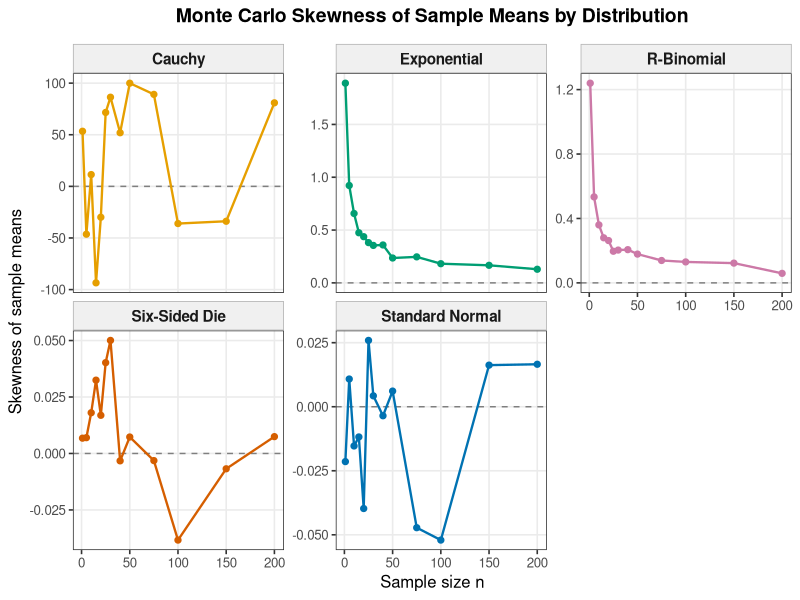
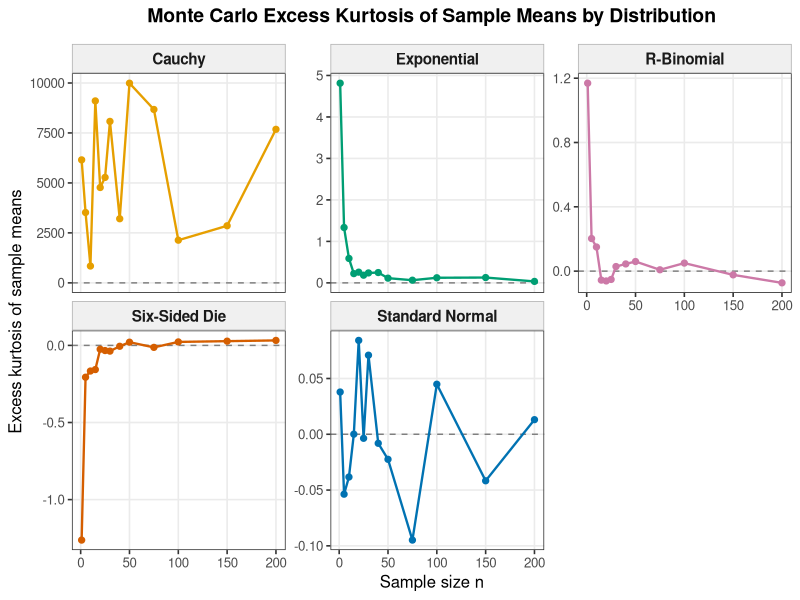
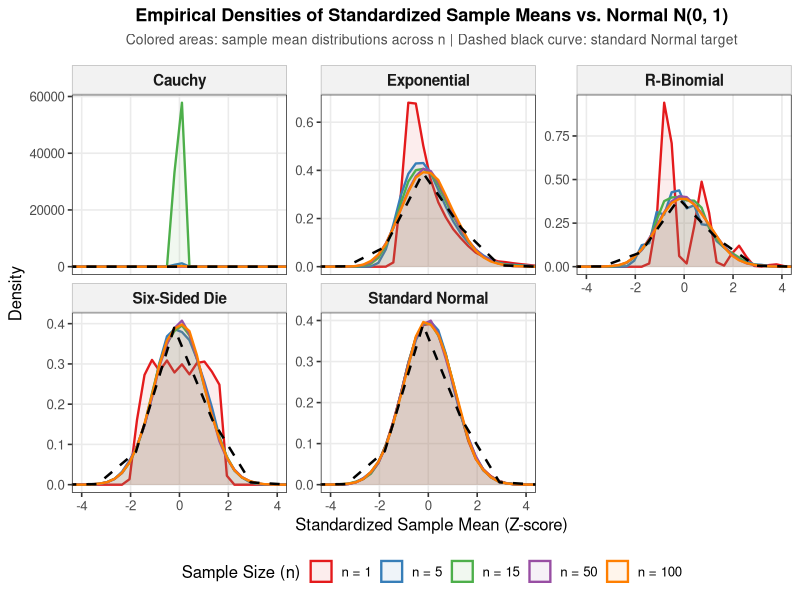
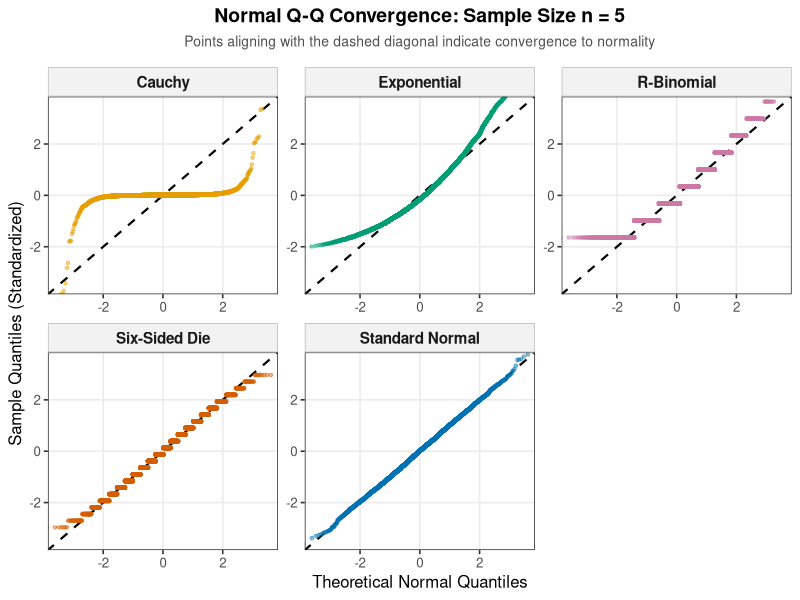
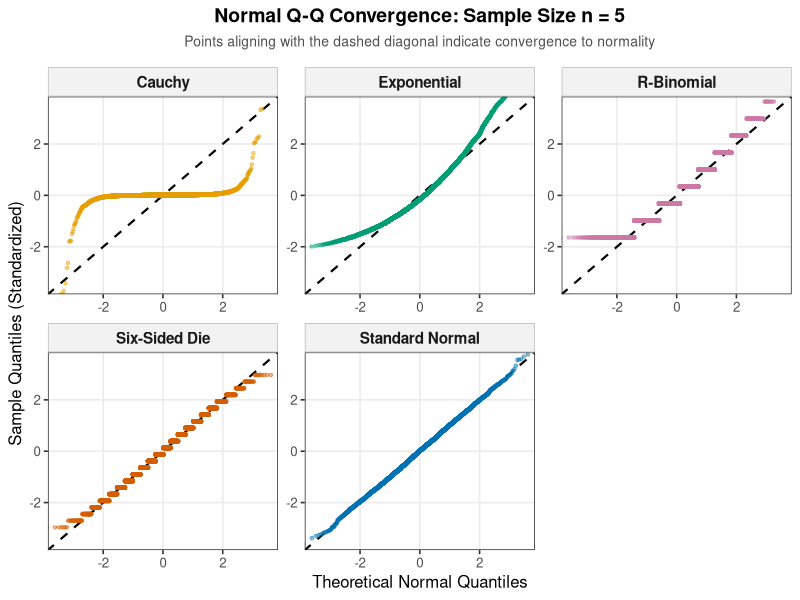
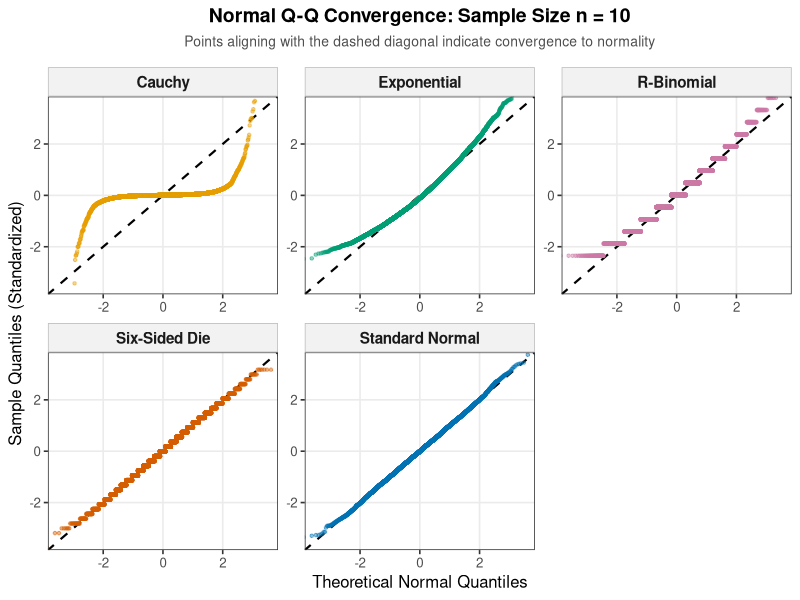
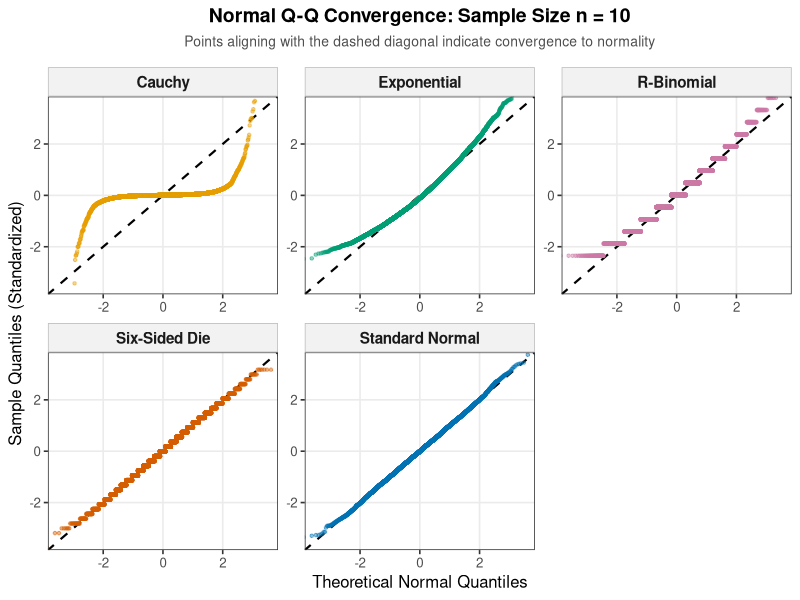
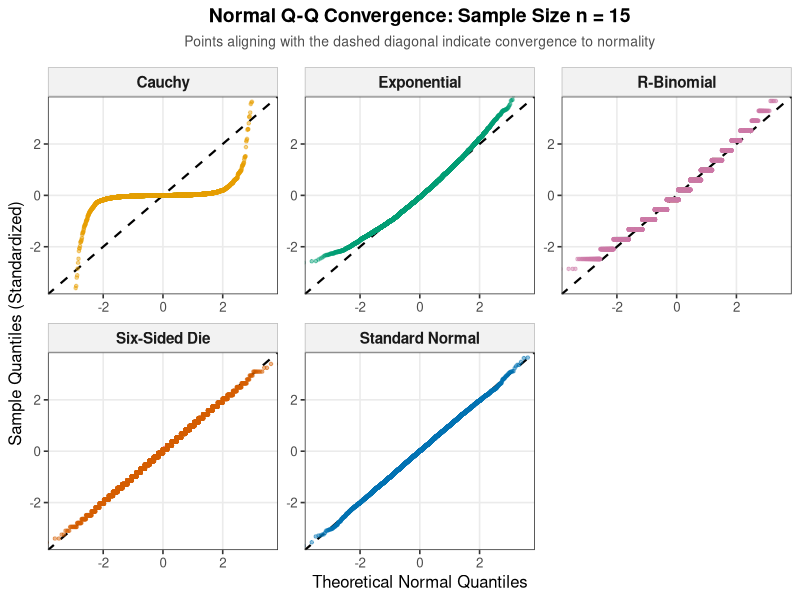

Generate these figures, in order, with R:
# Central Limit Theorem: skewness and kurtosis of sample means
#
# For each n, this script generates `B` independent samples of size n,
# calculates each sample mean, and then measures the shape of the resulting
# Monte Carlo distribution of sample means.
#
# The default settings are intended for a first run. Increase `B` and extend
# `n_values` after confirming that the script runs acceptably on your machine.
library(ggplot2)
library(dplyr)

set.seed(8676) #014118676 last 4 digits

# -----------------------------
# User-configurable settings
# -----------------------------
displays_plots <- TRUE
B <- 10000L
n_values <- c(1, 5, 10, 15, 20, 25, 30, 40, 50, 75, 100, 150, 200)

# Distribution parameters
binom_size <- 5L
exp_rate <- 1
binom_prob <- 0.10

output_dir <- file.path("..", "data", "all")

dir.create(output_dir, showWarnings = FALSE, recursive = TRUE)

# -----------------------------
# Moment calculations
# -----------------------------
# These are the moment-ratio definitions:
#   skewness = m3 / m2^(3/2)
#   excess kurtosis = m4 / m2^2 - 3
#
# The kurtosis plotted here is excess kurtosis, so a normal distribution has
# a target value of 0. Pearson kurtosis would be excess kurtosis + 3.
shape_statistics <- function(x) {
  center <- mean(x)
  deviations <- x - center
  m2 <- mean(deviations^2)
  m3 <- mean(deviations^3)
  m4 <- mean(deviations^4)
  
  if (!is.finite(m2) || m2 == 0) {
    return(c(skewness = NA_real_, excess_kurtosis = NA_real_))
  }
  
  c(
    skewness = m3 / m2^(3 / 2),
    excess_kurtosis = m4 / m2^2 - 3
  )
}

# -----------------------------
# Random sample generators
# -----------------------------
generators <- list(
  `Standard Normal` = function(size) {
    rnorm(size, mean = 0, sd = 1)
  },
  `Six-Sided Die` = function(size) {
    sample.int(6L, size = size, replace = TRUE)
  },
  Exponential = function(size) {
    rexp(size, rate = exp_rate)
  },
  `R-Binomial` = function(size) {
    rbinom(size, size = binom_size, prob = binom_prob)
  },
  Cauchy = function(size) {
    rcauchy(size, location = 0, scale = 1)
  }
)

# -----------------------------
# Monte Carlo simulation
# -----------------------------
simulate_distribution <- function(generator, distribution_name, n_values, B) {
  results <- vector("list", length(n_values))
  
  for (i in seq_along(n_values)) {
    n <- n_values[i]
    
    # Generate B samples of size n and calculate their means. A matrix keeps
    # the simulation vectorized while limiting memory use to one n at a time.
    observations <- generator(B * n)
    sample_matrix <- matrix(observations, nrow = B, ncol = n)
    sample_means <- rowMeans(sample_matrix)
    
    stats <- shape_statistics(sample_means)
    results[[i]] <- data.frame(
      distribution = distribution_name,
      n = n,
      skewness = unname(stats[["skewness"]]),
      excess_kurtosis = unname(stats[["excess_kurtosis"]])
    )
  }
  
  do.call(rbind, results)
}

simulation_results <- do.call(
  rbind,
  lapply(names(generators), function(distribution_name) {
    message("Simulating ", distribution_name)
    simulate_distribution(
      generator = generators[[distribution_name]],
      distribution_name = distribution_name,
      n_values = n_values,
      B = B
    )
  })
)

write.csv(
  simulation_results,
  file = file.path(output_dir, "shape_statistics.csv"),
  row.names = FALSE
)

saveRDS(
  simulation_results,
  file = file.path(output_dir, "shape_statistics.rds")
)

# -------------------------------------------------------------
# Theoretical vs. Empirical Convergence Analysis Table
# -------------------------------------------------------------
message("Computing theoretical vs. empirical metrics across sample sizes...")

# 1. Theoretical moments for each generator
theoretical_params <- list(
  `Standard Normal` = list(
    pop_shape = "Continuous, symmetric, bell-shaped",
    mu = 0,
    sigma = 1
  ),
  `Six-Sided Die` = list(
    pop_shape = "Discrete uniform on {1, 2, 3, 4, 5, 6}, symmetric",
    mu = 3.5,
    sigma = sqrt(35 / 12)
  ),
  `Exponential` = list(
    pop_shape = "Continuous, heavily right-skewed, strictly positive",
    mu = 1 / exp_rate,
    sigma = 1 / exp_rate
  ),
  `R-Binomial` = list(
    pop_shape = "Discrete, unimodal, moderately right-skewed (p = 0.3)",
    mu = binom_size * binom_prob,
    sigma = sqrt(binom_size * binom_prob * (1 - binom_prob))
  ),
  `Cauchy` = list(
    pop_shape = "Continuous, symmetric, extremely heavy-tailed",
    mu = NA_real_,
    sigma = NA_real_
  )
)

# 2. Compute empirical metrics and compare with theory
summary_rows <- list()

for (dist_name in names(generators)) {
  gen <- generators[[dist_name]]
  theo <- theoretical_params[[dist_name]]
  
  for (n_val in n_values) {
    # Generate B sample means
    obs <- gen(B * n_val)
    mat <- matrix(obs, nrow = B, ncol = n_val)
    means <- rowMeans(mat)
    
    # Empirical sample statistics
    sim_mean <- mean(means)
    sim_se <- sd(means)
    stats <- shape_statistics(means)
    
    # Theoretical standard error: SE = sigma / sqrt(n)
    theo_se <- if (is.finite(theo$sigma)) theo$sigma / sqrt(n_val) else NA_real_
    
    # Normality test: Shapiro-Wilk on a subsample (max 5,000 observations allowed)
    sub_sample <- sample(means, min(5000L, B))
    shapiro_res <- shapiro.test(sub_sample)
    
    summary_rows[[length(summary_rows) + 1]] <- data.frame(
      distribution     = dist_name,
      n                = n_val,
      pop_shape        = theo$pop_shape,
      theo_mean        = round(theo$mu, 4),
      sim_mean         = round(sim_mean, 4),
      mean_bias        = round(sim_mean - theo$mu, 4),
      theo_se          = round(theo_se, 4),
      sim_se           = round(sim_se, 4),
      se_ratio         = round(sim_se / theo_se, 4),
      skewness         = round(unname(stats[["skewness"]]), 4),
      excess_kurtosis  = round(unname(stats[["excess_kurtosis"]]), 4),
      shapiro_stat_W   = round(shapiro_res$statistic, 4),
      shapiro_p_value  = round(shapiro_res$p.value, 5),
      stringsAsFactors = FALSE
    )
  }
}

clt_summary_table <- do.call(rbind, summary_rows)

# Save full comparison table to disk
write.csv(
  clt_summary_table,
  file = file.path(output_dir, "clt_convergence_metrics_table.csv"),
  row.names = FALSE
)

message("Summary table written to: ", file.path(output_dir, "clt_convergence_metrics_table.csv"))

# -----------------------------
# Graphs (ggplot2 Faceted 2x3 Grid: Skewness & Kurtosis)
# -----------------------------
plot_shape_facet <- function(data, statistic, y_label, main_title) {
  ggplot(data, aes(x = n, y = .data[[statistic]], color = distribution)) +
    # Reference target line at 0 for normal convergence
    geom_hline(yintercept = 0, linetype = "dashed", color = "gray50", linewidth = 0.5) +
    # Trajectory lines and points
    geom_line(linewidth = 0.8) +
    geom_point(size = 1.8) +
    # 2 rows x 3 columns with parametric y-scales per panel
    facet_wrap(~ distribution, nrow = 2, ncol = 3, scales = "free_y") +
    scale_color_manual(values = c(
      "Standard Normal" = "#0072B2",
      "Six-Sided Die"   = "#D55E00",
      "Exponential"     = "#009E73",
      "R-Binomial"      = "#CC79A7",
      "Cauchy"          = "#E69F00"
    )) +
    labs(
      title = main_title,
      x = "Sample size n",
      y = y_label
    ) +
    theme_bw(base_size = 12) +
    theme(
      legend.position = "none",
      plot.title = element_text(face = "bold", size = 14, hjust = 0.5, margin = margin(b = 12)),
      strip.text = element_text(face = "bold", size = 11),
      strip.background = element_rect(fill = "gray94", color = "gray70"),
      panel.grid.minor = element_blank()
    )
}

# 1. Build shape plots
p_skewness <- plot_shape_facet(
  data = simulation_results,
  statistic = "skewness",
  y_label = "Skewness of sample means",
  main_title = "Monte Carlo Skewness of Sample Means by Distribution"
)

p_kurtosis <- plot_shape_facet(
  data = simulation_results,
  statistic = "excess_kurtosis",
  y_label = "Excess kurtosis of sample means",
  main_title = "Monte Carlo Excess Kurtosis of Sample Means by Distribution"
)

# 2. Display on screen (if enabled in settings)
if (isTRUE(displays_plots)) {
  print(p_skewness)
  print(p_kurtosis)
}

# 3. Export PNG files (2x3 grid per metric)
ggsave(
  filename = file.path(output_dir, "skewness_by_n.png"),
  plot = p_skewness,
  width = 12,
  height = 8,
  dpi = 200
)

ggsave(
  filename = file.path(output_dir, "excess_kurtosis_by_n.png"),
  plot = p_kurtosis,
  width = 12,
  height = 8,
  dpi = 200
)

# 4. Export combined PDF (Page 1 = Skewness, Page 2 = Kurtosis)
pdf(file.path(output_dir, "shape_statistics_by_n.pdf"), width = 12, height = 8)
print(p_skewness)
print(p_kurtosis)
dev.off()

# ---------------------------------------------------
# Additional Graph: Standardized Density vs N(0,1)
# ---------------------------------------------------
message("Generating Density Overlays...")

# Key sample sizes to display progression toward normality
key_n <- c(1, 5, 15, 50, 100)

density_data <- do.call(rbind, lapply(names(generators), function(dist_name) {
  gen <- generators[[dist_name]]
  
  do.call(rbind, lapply(key_n, function(n_val) {
    obs <- gen(B * n_val)
    mat <- matrix(obs, nrow = B, ncol = n_val)
    means <- rowMeans(mat)
    
    # Standardize means to Z ~ N(0, 1)
    mean_val <- mean(means)
    sd_val <- sd(means)
    
    # Handle Cauchy or edge cases with non-finite variance gracefully
    z_means <- if (is.finite(sd_val) && sd_val > 0) (means - mean_val) / sd_val else rep(NA_real_, B)
    
    data.frame(
      distribution = dist_name,
      n = factor(paste0("n = ", n_val), levels = paste0("n = ", key_n)),
      z = z_means
    )
  }))
})) %>% filter(is.finite(z))

p_density <- ggplot(density_data, aes(x = z)) +
  # Empirical sample densities for different n
  geom_density(aes(color = n, fill = n), alpha = 0.08, linewidth = 0.8) +
  # Ground truth standard Gaussian bell curve
  stat_function(
    fun = dnorm,
    args = list(mean = 0, sd = 1),
    linetype = "dashed",
    color = "black",
    linewidth = 0.85
  ) +
  # 2x3 Grid per distribution
  facet_wrap(~ distribution, nrow = 2, ncol = 3, scales = "free_y") +
  scale_color_brewer(palette = "Set1") +
  scale_fill_brewer(palette = "Set1") +
  coord_cartesian(xlim = c(-4, 4)) +
  labs(
    title = "Empirical Densities of Standardized Sample Means vs. Normal N(0, 1)",
    subtitle = "Colored areas: sample mean distributions across n | Dashed black curve: standard Normal target",
    x = "Standardized Sample Mean (Z-score)",
    y = "Density",
    color = "Sample Size (n)",
    fill = "Sample Size (n)"
  ) +
  theme_bw(base_size = 12) +
  theme(
    plot.title = element_text(face = "bold", size = 13, hjust = 0.5),
    plot.subtitle = element_text(size = 10, hjust = 0.5, color = "gray30", margin = margin(b = 12)),
    strip.text = element_text(face = "bold", size = 11),
    strip.background = element_rect(fill = "gray95", color = "gray75"),
    panel.grid.minor = element_blank(),
    legend.position = "bottom"
  )

if (isTRUE(displays_plots)) {
  print(p_density)
}

ggsave(
  filename = file.path(output_dir, "density_vs_normal_2x3_grid.png"),
  plot = p_density,
  width = 12,
  height = 8,
  dpi = 200
)
# ---------------------------------------------------
# Additional Graph: Normal Q-Q Plots for Every n Value
# ---------------------------------------------------
message("Generating Normal Q-Q plots for each n value...")

# Create a dedicated subfolder to keep output files organized
qq_dir <- file.path(output_dir, "qq_plots_by_n")
dir.create(qq_dir, showWarnings = FALSE, recursive = TRUE)

# 1. Simulate standardized sample means across ALL n_values
all_qq_data <- do.call(rbind, lapply(names(generators), function(dist_name) {
  gen <- generators[[dist_name]]
  
  do.call(rbind, lapply(n_values, function(n_val) {
    obs <- gen(B * n_val)
    mat <- matrix(obs, nrow = B, ncol = n_val)
    means <- rowMeans(mat)
    
    mean_val <- mean(means)
    sd_val <- sd(means)
    
    # Standardize means to Z ~ N(0, 1)
    z_means <- if (is.finite(sd_val) && sd_val > 0) (means - mean_val) / sd_val else rep(NA_real_, B)
    
    data.frame(
      distribution = dist_name,
      n = n_val,
      z = z_means
    )
  }))
})) %>% filter(is.finite(z))

# 2. Open a multi-page PDF to store every n on its own page
pdf_file <- file.path(output_dir, "all_qq_plots_by_n.pdf")
pdf(pdf_file, width = 12, height = 8)

# 3. Loop over each n, generate the 2x3 grid, print, and save individual PNGs
for (n_val in n_values) {
  sub_qq <- all_qq_data %>% filter(n == n_val)
  
  p_qq_n <- ggplot(sub_qq, aes(sample = z, color = distribution)) +
    # Target 45-degree reference line
    geom_abline(intercept = 0, slope = 1, linetype = "dashed", color = "black", linewidth = 0.75) +
    stat_qq(size = 0.9, alpha = 0.45) +
    # 2x3 Grid containing all distributions for this specific n
    facet_wrap(~ distribution, nrow = 2, ncol = 3, scales = "free") +
    scale_color_manual(values = c(
      "Standard Normal" = "#0072B2",
      "Six-Sided Die"   = "#D55E00",
      "Exponential"     = "#009E73",
      "R-Binomial"      = "#CC79A7",
      "Cauchy"          = "#E69F00"
    )) +
    coord_cartesian(xlim = c(-3.5, 3.5), ylim = c(-3.5, 3.5)) +
    labs(
      title = paste0("Normal Q-Q Convergence: Sample Size n = ", n_val),
      subtitle = "Points aligning with the dashed diagonal indicate convergence to normality",
      x = "Theoretical Normal Quantiles",
      y = "Sample Quantiles (Standardized)"
    ) +
    theme_bw(base_size = 12) +
    theme(
      legend.position = "none",
      plot.title = element_text(face = "bold", size = 14, hjust = 0.5),
      plot.subtitle = element_text(size = 10, hjust = 0.5, color = "gray30", margin = margin(b = 12)),
      strip.text = element_text(face = "bold", size = 11),
      strip.background = element_rect(fill = "gray95", color = "gray75"),
      panel.grid.minor = element_blank()
    )
  
  # Display in interactive window if enabled
  if (isTRUE(displays_plots)) {
    print(p_qq_n)
  }
  
  # Save to the multi-page PDF
  print(p_qq_n)
  
  # Save standalone individual PNG formatted with 3-digit padding (e.g. qq_plot_n_005.png)
  png_filename <- sprintf("qq_plot_n_%03d.png", n_val)
  ggsave(
    filename = file.path(qq_dir, png_filename),
    plot = p_qq_n,
    width = 12,
    height = 8,
    dpi = 180
  )
}

# Close the multi-page PDF device
dev.off()

message("Done. Files written to: ", normalizePath(output_dir))
